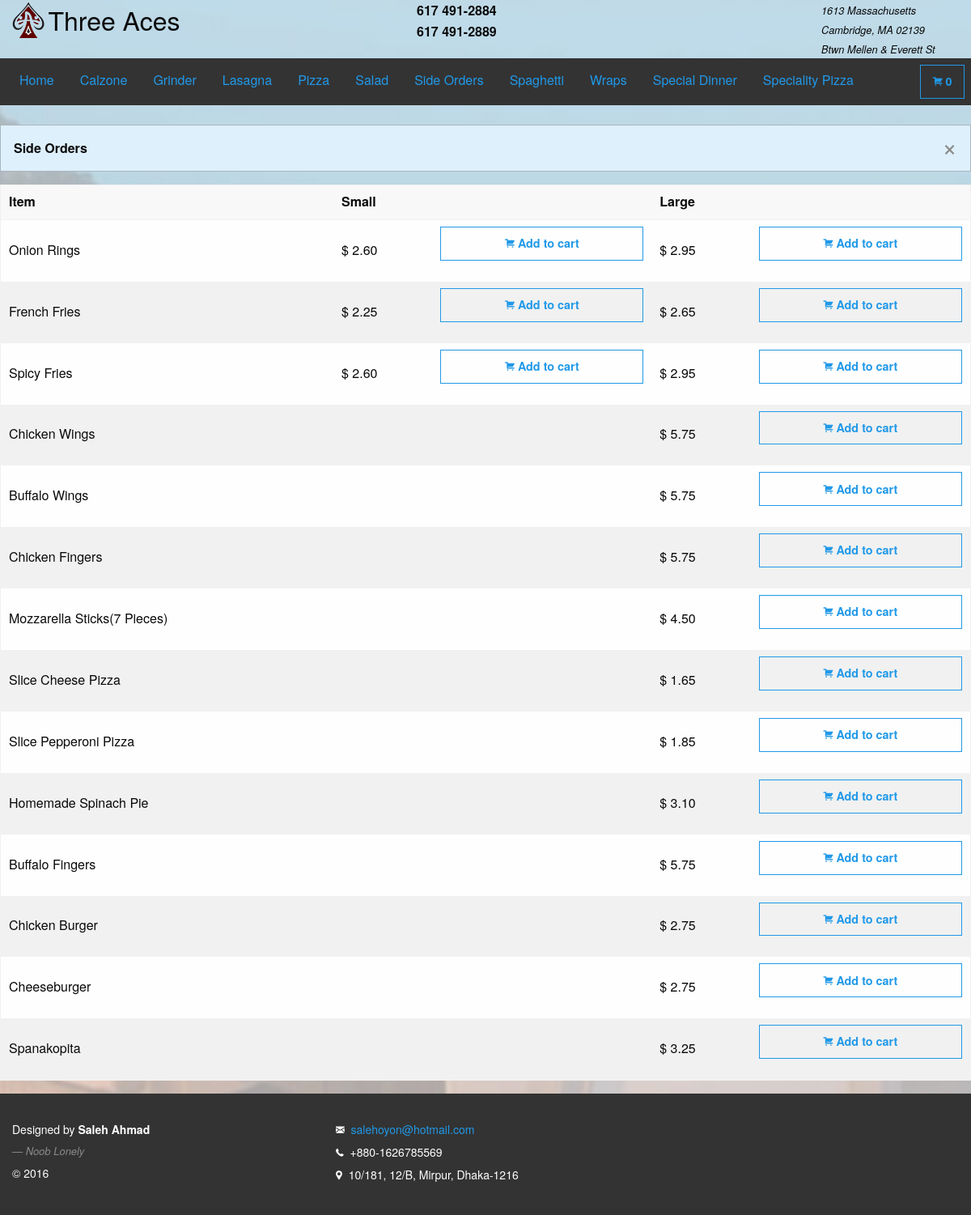
Screenshot of /sideorders with the database file from the repository.
### tables this page shows
CREATE TABLE IF NOT EXISTS `side_orders` (
`so_id` bigint(20) NOT NULL COMMENT 'Side Order ID',
  `so_name` text NOT NULL COMMENT 'Side Order Name',
  `so_small_price` decimal(10,2) DEFAULT NULL COMMENT 'Small Side Order Price',
  `so_large_price` decimal(10,2) NOT NULL COMMENT 'Large Side Order Price'
);

### model/db.php (called while the page is built, shortened)
<?php
function sideOrders()
{
    $conn        = db_conn();
    $selectQuery = 'SELECT * FROM `side_orders`';
    try{
        $stmt = $conn->query($selectQuery);
    }catch(PDOException $e){
        handle_sql_errors($selectQuery, $e->getMessage());
    }
    $row = $stmt->fetchAll(PDO::FETCH_ASSOC);
    return $row;
}

### controller/dataCollector.php (called while the page is built, shortened)
<?php
require_once 'model/db.php';
function getSideOrders()
{
    $row = sideOrders();
    return $row;
}

### sideorders.php (the view, shortened to what this page needs)
<?php
require_once 'controller/dataCollector.php';
$row = getSideOrders();
?>
<!doctype html>
<html class="no-js" lang="en">
    <head>
        <?php require_once 'includes/head.php';?>
    </head>
    <body>
        <div class="cover-image"></div>
        <div id="wrap">
            <main>
                <header>
                    <?php include_once 'includes/upperHeader.php';?>
                    <nav id="fixed-top-nav-sec">
                        <?php require_once 'includes/navbar.php'; ?>
                    </nav>
                </header>
                <br/>
                <section>
                    <div class="row">
                        <div class="panel callout primary" data-closable>
                            <strong>Side Orders</strong>
                            <button class="close-button" aria-label="Dismiss alert" type="button" data-close>
                                <span aria-hidden="true">&times;</span>
                            </button>
                        </div>
                        <table style="width: 100%">
                            <thead>
                            <tr>
                                <th>Item</th>
                                <th>Small</th>
                                <th></th>
                                <th>Large</th>
                                <th></th>
                            </tr>
                            </thead>
                            <tbody>
                            <?php foreach($row as $r): ?>
                                <tr data-id ="<?= htmlentities(stripcslashes($r['so_id']), ENT_QUOTES, 'UTF-8'); ?>" data-type="Side Orders">
                                    <td><?= htmlentities(stripcslashes($r['so_name']), ENT_QUOTES, 'UTF-8'); ?></td>
                                    <td>
                                        <?php
                                        if(isset($r['so_small_price'])){
                                            echo " $ ". htmlentities(stripcslashes($r['so_small_price']), ENT_QUOTES, 'UTF-8');
                                        }
                                        ?>
                                    </td>
                                    <td>
                                        <?php if(isset($r['so_small_price'])): ?>
                                            <button type="button" class="button hollow primary expanded item-small">
                                                <i class="fi-shopping-cart"></i>
                                                <strong>Add to cart</strong>
                                            </button>
                                        <?php endif; ?>
                                    </td>
                                    <td> $ <?= htmlentities(stripcslashes($r['so_large_price']), ENT_QUOTES, 'UTF-8'); ?></td>
                                    <td>
                                        <button type="button" class="button hollow primary expanded item-large">
                                            <i class="fi-shopping-cart"></i>
                                            <strong>Add to cart</strong>
                                        </button>
                                    </td>
                                </tr>
                            <?php endforeach; ?>
                            </tbody>
                        </table>
                    </div>
                </section>
            </main>
        </div>
        <footer>
            <?php include_once 'includes/footer.php';?>
        </footer>
    </body>
</html>

### css/main.css (style rules this page uses)
html { color: #222; font-size: 1em; line-height: 1.4; }
.cover-image { position: fixed; top: 0; left: 0; right: 0; z-index: -1; top:0; background: url("../img/back-image.jpg") bottom no-repeat fixed; background-size: cover; height: 100%; }
#wrap { min-height: 100%; }
main { overflow:auto; padding-bottom: 150px; }
footer { background: #333; color:#fff; position: relative; margin-top: -150px; clear:both; padding: 30px 0; height: 150px; font-size: 14px; line-height: 2 }
body { scrollbar-face-color: #def0fc; scrollbar-shadow-color: #99B0BD; scrollbar-arrow-color: #686F73; scrollbar-track-color: #EFF0F5; }

### rows the page displays
side_orders: so_name "Onion Rings", so_small_price "2.60", shows "Add to cart", so_large_price "2.95"
side_orders: so_name "French Fries", so_small_price "2.25", shows "Add to cart", so_large_price "2.65"
side_orders: so_name "Spicy Fries", so_small_price "2.60", shows "Add to cart", so_large_price "2.95"
side_orders: so_name "Chicken Wings", so_large_price "5.75"
side_orders: so_name "Buffalo Wings", so_large_price "5.75"
side_orders: so_name "Chicken Fingers", so_large_price "5.75"
side_orders: so_name "Mozzarella Sticks(7 Pieces)", so_large_price "4.50"
side_orders: so_name "Slice Cheese Pizza", so_large_price "1.65"
side_orders: so_name "Slice Pepperoni Pizza", so_large_price "1.85"
side_orders: so_name "Homemade Spinach Pie", so_large_price "3.10"
side_orders: so_name "Buffalo Fingers", so_large_price "5.75"
side_orders: so_name "Chicken Burger", so_large_price "2.75"
side_orders: so_name "Cheeseburger", so_large_price "2.75"
side_orders: so_name "Spanakopita", so_large_price "3.25"

### other values shown
count($_SESSION['cart']) "0"
